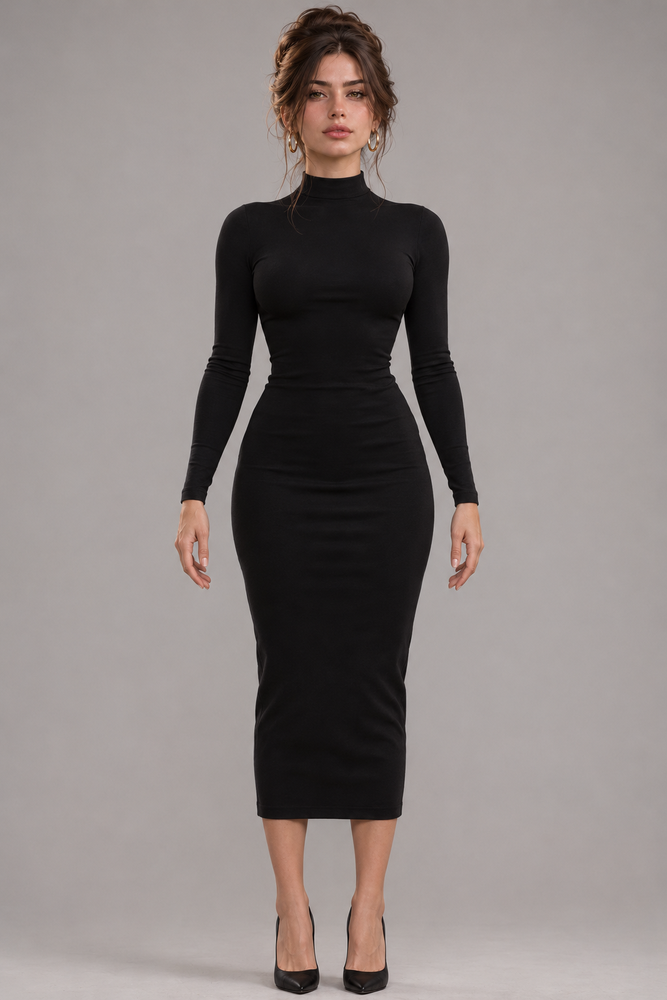
#> input picture assets/tripo/vela-photoreal/reference-image.png, 667 x 1000 px, shrunk from 1024 x 1536 before the run
$ python make_goal1_camera_comparison.py ../assets/tripo/vela-photoreal/reference-image.png ../assets/tripo/vela-photoreal/reference-image.png ../assets/tripo/vela-photoreal/reference-image.png
#> lines starting #> are read from the running program, lines starting #| are printed output that depends on the picture
"""Create old-versus-refined camera comparison panels."""
from pathlib import Path
from PIL import Image, ImageDraw
import sys

def main():
    if len(sys.argv)<4: raise SystemExit('Usage: python make_goal1_camera_comparison.py old.png refined.png output.png')
    old, refined, out=map(lambda p:Path(p).resolve(),sys.argv[-3:])
    a=Image.open(old).convert('RGB'); b=Image.open(refined).convert('RGB'); panel=Image.new('RGB',(a.width*2,a.height+32),'black'); panel.paste(a,(0,32)); panel.paste(b,(a.width,32)); d=ImageDraw.Draw(panel); d.text((10,8),'Original selected camera',fill='white'); d.text((a.width+10,8),'3D-refined camera',fill='white'); panel.save(out)
#> in main, a is the input picture: PIL image 667x1000 RGB; mean R, G, B 141, 133, 131
#> after `panel = Image.new('RGB', (a.width * 2, a.height + 32), 'black')`: panel: PIL image 1334x1032 RGB; every value is 0
#> after `panel.paste(a, (0, 32))`:
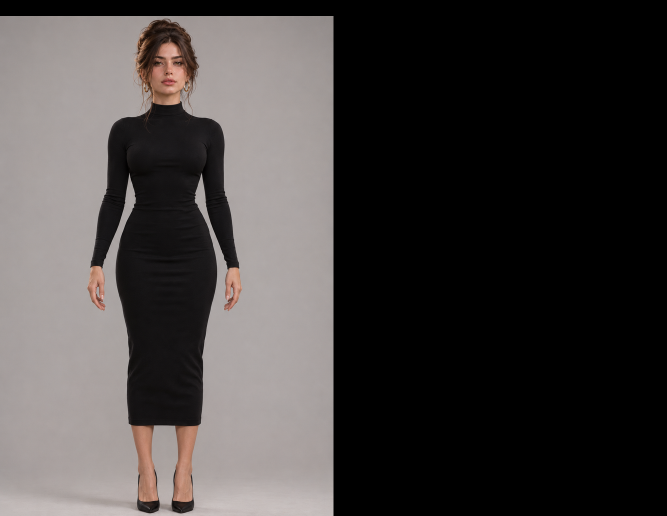
#> panel: PIL image 1334x1032 RGB (shown at 1/2 size); mean R, G, B 68.3, 64.4, 63.5
#> after `panel.paste(b, (a.width, 32))`:
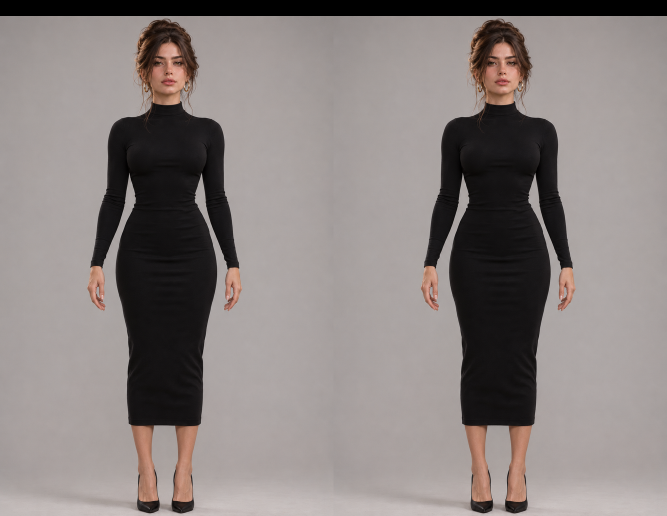
#> panel: PIL image 1334x1032 RGB (shown at 1/2 size); mean R, G, B 136.6, 128.9, 126.9
if __name__=='__main__': main()
